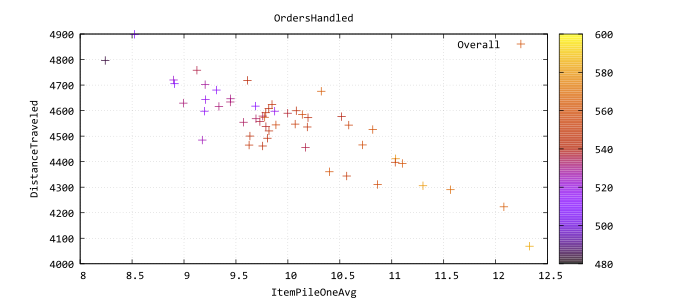

Source code (gnuplot):
reset
# Output definition
set terminal pdfcairo enhanced size 7, 3 font "Consolas, 12"
set output "heatedscatterplots.pdf"
set lmargin 13
set rmargin 13
# Parameters
set key right top Right
set grid
set style fill solid 0.75
# Line-Styles
set style line 1 linetype 1 linecolor rgb "#7090c8" linewidth 1 pt 1
set style line 2 linetype 1 linecolor rgb "#41b449" linewidth 1 pt 2
set style line 3 linetype 1 linecolor rgb "#f7cb38" linewidth 1 pt 3
set style line 4 linetype 1 linecolor rgb "#db4937" linewidth 1 pt 4
set style line 5 linetype 1 linecolor rgb "#474747" linewidth 1 pt 5
set style line 6 linetype 1 linecolor rgb "#925ac7" linewidth 1 pt 6
set style line 7 linetype 1 linecolor rgb "#57bde3" linewidth 1 pt 7
set style line 8 linetype 1 linecolor rgb "#ff8a3c" linewidth 1 pt 8
set style line 9 linetype 1 linecolor rgb "#1c1c1c" linewidth 1 pt 9
set style line 10 linetype 1 linecolor rgb "#4f658c" linewidth 1 pt 10
set style line 11 linetype 1 linecolor rgb "#29732e" linewidth 1 pt 11
set style line 12 linetype 1 linecolor rgb "#737373" linewidth 1 pt 12
set style line 13 linetype 1 linecolor rgb "#8cb4fa" linewidth 1 pt 13
set style line 14 linetype 1 linecolor rgb "#5afa65" linewidth 1 pt 14
set title "OrdersHandled"
set xlabel "ItemPileOneAvg"
set ylabel "DistanceTraveled"
plot \
"heatedscatterplots.dat" u 1:2:3 w points linestyle 1 palette t "Overall"
set title "OrderTurnoverTimeAvg"
set xlabel "ItemPileOneAvg"
set ylabel "DistanceTraveled"
plot \
"heatedscatterplots.dat" u 1:2:4 w points linestyle 1 palette t "Overall"
set title "ItemThroughputRateScore"
set xlabel "ItemPileOneAvg"
set ylabel "DistanceTraveled"
plot \
"heatedscatterplots.dat" u 1:2:5 w points linestyle 1 palette t "Overall"
set title "OrderThroughputRate"
set xlabel "ItemPileOneAvg"
set ylabel "DistanceTraveled"
plot \
"heatedscatterplots.dat" u 1:2:6 w points linestyle 1 palette t "Overall"
reset
exit
